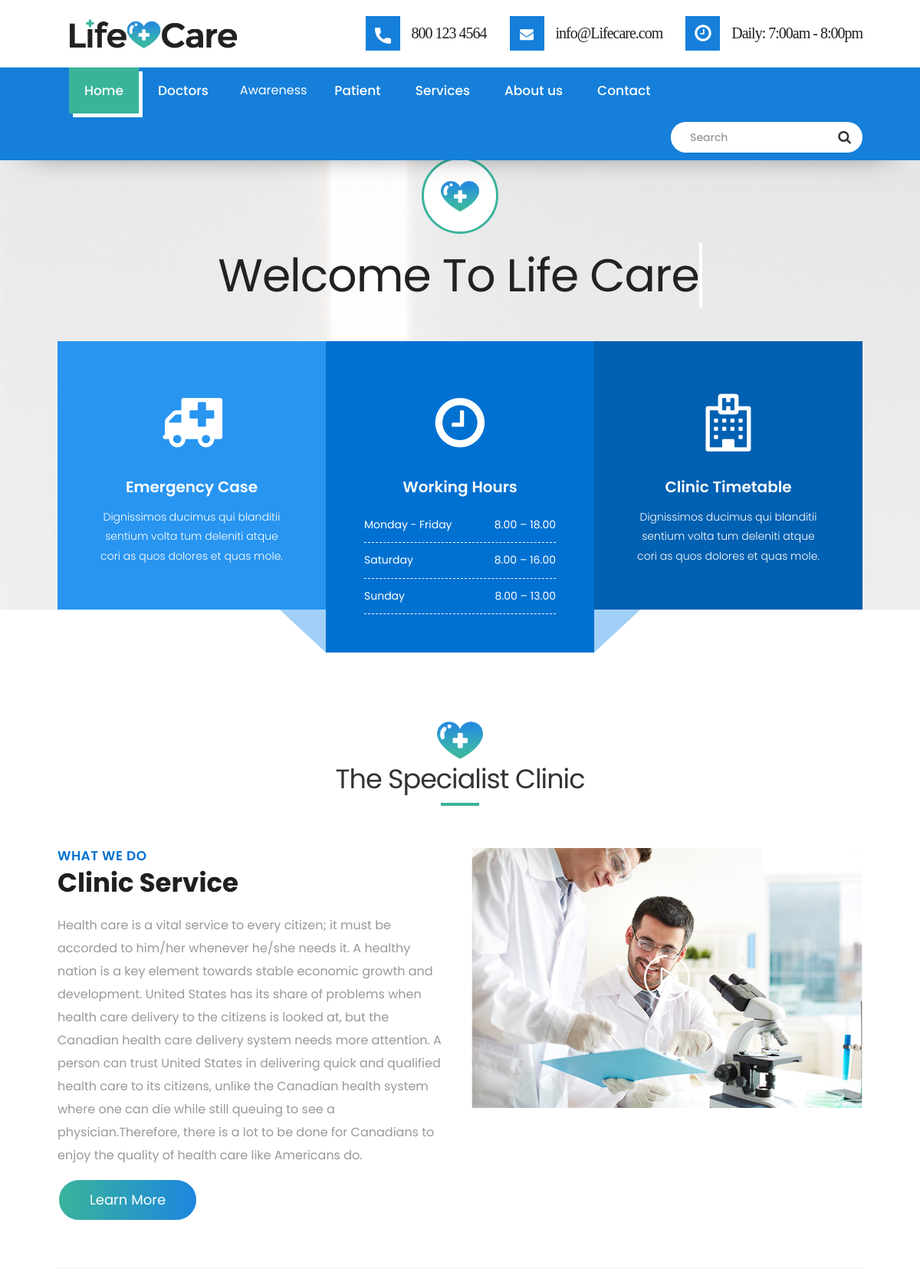
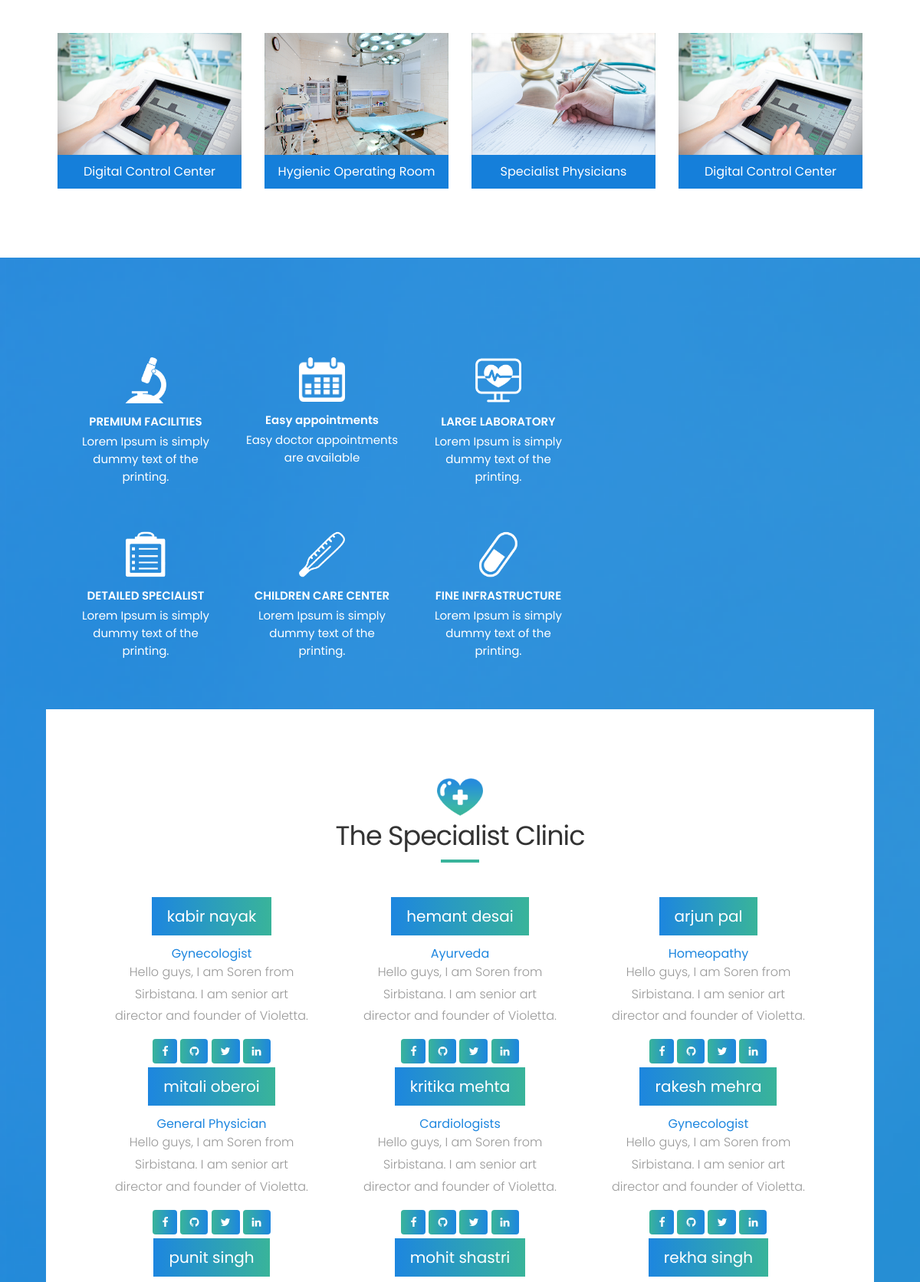
The page / (upper part) on the database its author committed (2 pictures, top to bottom).
### Doctor/models.py (models this page shows)
class Doctors(models.Model):
    docname=models.CharField(max_length=30)
    specialization=models.CharField(max_length=30)
    docfees=models.DecimalField(max_digits=10,decimal_places=2)
    docmobile=models.CharField(max_length=30)
    docemail=models.EmailField(unique=True)
    docpassword=models.CharField(max_length=30)
    doc_pic=models.FileField(upload_to='profile',default='doc.png')

### myapp/views.py (the view)
# urls.py: path('',views.index,name="index"),
def index(request):
    doctor = Doctors.objects.all()
    return render(request,'index.html',{'doctor':doctor})

### myapp/templates/index.html (shortened to what this page needs)
{% load static %}
<!DOCTYPE html>
<html lang="en">
<link rel="stylesheet" href="{%static 'css/bootstrap.min.css' %}">
<link rel="stylesheet" href="{%static 'style.css' %}">
<link rel="stylesheet" href="{%static 'css/colors.css'%}">
<link rel="stylesheet" href="{%static 'css/versions.css' %}">
<link rel="stylesheet" href="{%static 'css/responsive.css' %}">
<link rel="stylesheet" href="{%static 'css/custom.css' %}">
</head>
<body class="clinic_version">
   <header>
      <div class="header-top wow fadeIn">
         <div class="container">
            <a class="navbar-brand" href='{% url "index" %}'><img src="{%static 'images/logo.png' %}" alt="image"></a>
            <div class="right-header">
               <div class="header-info">
                  <div class="info-inner">
                     <span class="icontop"><img src="{%static 'images/phone-icon.png' %}" alt="#"></span>
                     <span class="iconcont"><a href="tel:800 123 456">800 123 4564</a></span>
                  </div>
                  <div class="info-inner">
                     <span class="icontop"><i class="fa fa-envelope" aria-hidden="true"></i></span>
                     <span class="iconcont"><a data-scroll href="mailto:info@yoursite.com">info@Lifecare.com</a></span>
                  </div>
                  <div class="info-inner">
                     <span class="icontop"><i class="fa fa-clock-o" aria-hidden="true"></i></span>
                     <span class="iconcont"><a data-scroll href="#">Daily: 7:00am - 8:00pm</a></span>
                  </div>
               </div>
            </div>
         </div>
      </div>
      <div class="header-bottom wow fadeIn">
         <div class="container">
            <nav class="main-menu">
               <div id="navbar" class="navbar-collapse collapse">
                  <ul class="nav navbar-nav">
                     <li><a class="active" href='{% url "index" %}'>Home</a></li>
                     <li><a data-scroll href="{% url 'doc_login' %}">Doctors</a></li>
                     <li>
                        <div class="dropdown">
                           <button class="dropbtn">Awareness</button>
                         </div>
                        </li>
                     <li><a data-scroll href='{%url "login" %}'>Patient</a></li>
                     <li><a data-scroll href='{%url "services" %}'>Services</a></li>
                     <li><a data-scroll href='{%url "about" %}'>About us</a></li>
                     <li><a data-scroll href='{%url "contact" %}'>Contact</a></li>
                  </ul>
               </div>
            </nav>
            <div class="serch-bar">
               <div id="custom-search-input">
                  <div class="input-group col-md-12">
                     <input type="text" class="form-control input-lg" placeholder="Search" />
                     <span class="input-group-btn">
                        <button class="btn btn-info btn-lg" type="button">
                           <i class="fa fa-search" aria-hidden="true"></i>
                        </button>
                     </span>
                  </div>
               </div>
            </div>
         </div>
      </div>
   </header>
   <div id="home" class="parallax first-section wow fadeIn" data-stellar-background-ratio="0.4"
      style="background-image:url('{%static 'images/slider-bg.png' %}');">
      <div class="container">
         <div class="row">
            <div class="col-md-12 col-sm-12">
               <div class="text-contant">
                  <h2>
                     <span class="center"><span class="icon"><img src="{%static 'images/icon-logo.png' %}"
                              alt="#" /></span></span>
                     <a href="" class="typewrite" data-period="2000"
                        data-type='[ "Welcome to Life Care", "We Care Your Health", "We are Expert!" ]'>
                     </a>
                  </h2>
               </div>
            </div>
         </div>
      </div>
   </div>
   <div id="time-table" class="time-table-section">
      <div class="container">
         <div class="col-lg-4 col-md-4 col-sm-12 col-xs-12">
            <div class="row">
               <div class="service-time one" style="background:#2895f1;">
                  <span class="info-icon"><i class="fa fa-ambulance" aria-hidden="true"></i></span>
                  <h3>Emergency Case</h3>
                  <p>Dignissimos ducimus qui blanditii sentium volta tum deleniti atque cori as quos dolores et quas
                     mole.</p>
               </div>
            </div>
         </div>
         <div class="col-lg-4 col-md-4 col-sm-12 col-xs-12">
            <div class="row">
               <div class="service-time middle" style="background:#0071d1;">
                  <span class="info-icon"><i class="fa fa-clock-o" aria-hidden="true"></i></span>
                  <h3>Working Hours</h3>
                  <div class="time-table-section">
                     <ul>
                        <li><span class="left">Monday - Friday</span><span class="right">8.00 – 18.00</span></li>
                        <li><span class="left">Saturday</span><span class="right">8.00 – 16.00</span></li>
                        <li><span class="left">Sunday</span><span class="right">8.00 – 13.00</span></li>
                     </ul>
                  </div>
               </div>
            </div>
         </div>
         <div class="col-lg-4 col-md-4 col-sm-12 col-xs-12">
            <div class="row">
               <div class="service-time three" style="background:#0060b1;">
                  <span class="info-icon"><i class="fa fa-hospital-o" aria-hidden="true"></i></span>
                  <h3>Clinic Timetable</h3>
                  <p>Dignissimos ducimus qui blanditii sentium volta tum deleniti atque cori as quos dolores et quas
                     mole.</p>
               </div>
            </div>
         </div>
      </div>
   </div>
   <div id="about" class="section wow fadeIn">
      <div class="container">
         <div class="heading">
            <span class="icon-logo"><img src="{%static 'images/icon-logo.png' %}" alt="#"></span>
            <h2>The Specialist Clinic</h2>
         </div>
         <div class="row">
            <div class="col-md-6">
               <div class="message-box">
                  <h4>What We Do</h4>
                  <h2>Clinic Service</h2>
                  <p class="lead">Health care is a vital service to every citizen; it must be accorded to him/her
                     whenever he/she needs it. A healthy nation is a key element towards stable economic growth and
                     development. United States has its share of problems when health care delivery to the citizens is
                     looked at, but the Canadian health care delivery system needs more attention. A person can trust
                     United States in delivering quick and qualified health care to its citizens, unlike the Canadian
                     health system where one can die while still queuing to see a physician.Therefore, there is a lot to
                     be done for Canadians to enjoy the quality of health care like Americans do.</p>
                  <a href="#services" data-scroll class="btn btn-light btn-radius btn-brd grd1 effect-1">Learn More</a>
               </div>
            </div>
            <div class="col-md-6">
               <div class="post-media wow fadeIn">
                  <img src="{%static 'images/about_03.jpg' %}" alt="" class="img-responsive">
                  <a href="http://www.youtube.com/watch?v=nrJtHemSPW4" data-rel="prettyPhoto[gal]" class="playbutton"><i
                        class="flaticon-play-button"></i></a>
               </div>
            </div>
         </div>
         <hr class="hr1">
         <div class="row">
            <div class="col-md-3 col-sm-6 col-xs-12">
               <div class="service-widget">
                  <div class="post-media wow fadeIn">
                     <img src="{%static 'images/clinic_01.jpg' %}" alt="" class="img-responsive">
                  </div>
                  <h3>Digital Control Center</h3>
               </div>
            </div>
            <div class="col-md-3 col-sm-6 col-xs-12">
               <div class="service-widget">
                  <div class="post-media wow fadeIn">
                     <img src="{%static 'images/clinic_02.jpg' %}" alt="" class="img-responsive">
                  </div>
                  <h3>Hygienic Operating Room</h3>
               </div>
            </div>
            <div class="col-md-3 col-sm-6 col-xs-12">
               <div class="service-widget">
                  <div class="post-media wow fadeIn">
                     <img src="{%static 'images/clinic_03.jpg' %}" alt="" class="img-responsive">
                  </div>
                  <h3>Specialist Physicians</h3>
               </div>
            </div>
            <div class="col-md-3 col-sm-6 col-xs-12">
               <div class="service-widget">
                  <div class="post-media wow fadeIn">
                     <img src="{%static 'images/clinic_01.jpg' %}" alt="" class="img-responsive">
                  </div>
                  <h3>Digital Control Center</h3>
               </div>
            </div>
         </div>
      </div>
   </div>
   <div id="service" class="services wow fadeIn">
      <div class="container">
         <div class="row">
            <div class="col-lg-8 col-md-8 col-sm-6 col-xs-12">
               <div class="inner-services">
                  <div class="col-lg-4 col-md-6 col-sm-6 col-xs-12">
                     <div class="serv">
                        <span class="icon-service"><img src="{%static 'images/service-icon1.png' %}" alt="#" /></span>
                        <h4>PREMIUM FACILITIES</h4>
                        <p>Lorem Ipsum is simply dummy text of the printing.</p>
                     </div>
                  </div>
                  <div class="col-lg-4 col-md-6 col-sm-6 col-xs-12">
                     <div class="serv">
                        <span class="icon-service"><img src="{%static 'images/appoint_icon.png' %}" alt="#" /></span>
                        <h4>Easy appointments</h4>
                        <p>Easy doctor appointments are available</p>
                     </div>
                  </div>
                  <div class="col-lg-4 col-md-6 col-sm-6 col-xs-12">
                     <div class="serv">
                        <span class="icon-service"><img src="{%static 'images/service-icon2.png' %}" alt="#" /></span>
                        <h4>LARGE LABORATORY</h4>
                        <p>Lorem Ipsum is simply dummy text of the printing.</p>
                     </div>
                  </div>
                  <div class="col-lg-4 col-md-6 col-sm-6 col-xs-12">
                     <div class="serv">
                        <span class="icon-service"><img src="{%static 'images/service-icon3.png' %}" alt="#" /></span>
                        <h4>DETAILED SPECIALIST</h4>
                        <p>Lorem Ipsum is simply dummy text of the printing.</p>
                     </div>
                  </div>
                  <div class="col-lg-4 col-md-6 col-sm-6 col-xs-12">
                     <div class="serv">
                        <span class="icon-service"><img src="{%static 'images/service-icon4.png' %}" alt="#" /></span>
                        <h4>CHILDREN CARE CENTER</h4>
                        <p>Lorem Ipsum is simply dummy text of the printing.</p>
                     </div>
                  </div>
                  <div class="col-lg-4 col-md-6 col-sm-6 col-xs-12">
                     <div class="serv">
                        <span class="icon-service"><img src="{%static 'images/service-icon5.png' %}" alt="#" /></span>
                        <h4>FINE INFRASTRUCTURE</h4>
                        <p>Lorem Ipsum is simply dummy text of the printing.</p>
                     </div>
                  </div>
               </div>
            </div>
   <div id="doctors" class="parallax section db" data-stellar-background-ratio="0.4" style="background:#fff;"
      data-scroll-id="doctors" tabindex="-1">
      <div class="container">
         <div class="heading">
            <span class="icon-logo"><img src="{%static 'images/icon-logo.png' %}" alt="#"></span>
            <h2>The Specialist Clinic</h2>
         </div>
         <div class="row dev-list text-center">
            {% for one in doctor %}
            <div class="col-lg-4 col-md-4 col-sm-12 col-xs-12 wow fadeIn" data-wow-duration="1s" data-wow-delay="0.2s"
               style="visibility: visible; animation-duration: 1s; animation-delay: 0.2s; animation-name: fadeIn;">
               <div class="widget clearfix">
                  <div class="widget-title">
                     <h3>{{one.docname}}</h3>
                     <small>{{one.specialization}}</small>
                  </div>
                  <p>Hello guys, I am Soren from Sirbistana. I am senior art director and founder of Violetta.</p>
                  <div class="footer-social">
                     <a href="#" class="btn grd1"><i class="fa fa-facebook"></i></a>
                     <a href="#" class="btn grd1"><i class="fa fa-github"></i></a>
                     <a href="#" class="btn grd1"><i class="fa fa-twitter"></i></a>
                     <a href="#" class="btn grd1"><i class="fa fa-linkedin"></i></a>
                  </div>
               </div>
            </div>
            {% endfor %}
         </div>
      </div>
   </div>
</body>
</html>

### rows shown on the page
Doctors: docname "kabir nayak", specialization "Gynecologist"
Doctors: docname "hemant desai", specialization "Ayurveda"
Doctors: docname "arjun pal", specialization "Homeopathy"
Doctors: docname "mitali oberoi", specialization "General Physician"
Doctors: docname "kritika mehta", specialization "Cardiologists"
Doctors: docname "rakesh mehra", specialization "Gynecologist"
Doctors: docname "punit singh"
Doctors: docname "mohit shastri"
Doctors: docname "rekha singh"
